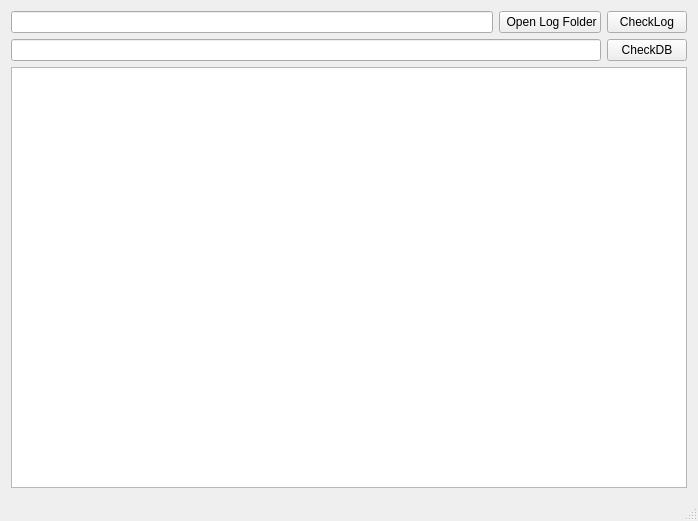
<?xml version="1.0" encoding="UTF-8"?>
<ui version="4.0">
 <class>CheckLogClass</class>
 <widget class="QMainWindow" name="CheckLogClass">
  <property name="geometry">
   <rect>
    <x>0</x>
    <y>0</y>
    <width>698</width>
    <height>521</height>
   </rect>
  </property>
  <property name="windowTitle">
   <string>CheckLog</string>
  </property>
  <widget class="QWidget" name="centralWidget">
   <layout class="QVBoxLayout" name="verticalLayout">
    <item>
     <layout class="QHBoxLayout" name="horizontalLayout">
      <item>
       <widget class="QLineEdit" name="lineEdit">
        <property name="readOnly">
         <bool>true</bool>
        </property>
       </widget>
      </item>
      <item>
       <widget class="QPushButton" name="btn_Open">
        <property name="text">
         <string> Open Log Folder</string>
        </property>
       </widget>
      </item>
      <item>
       <widget class="QPushButton" name="btn_Check">
        <property name="text">
         <string>CheckLog</string>
        </property>
       </widget>
      </item>
     </layout>
    </item>
    <item>
     <layout class="QHBoxLayout" name="horizontalLayout_2">
      <item>
       <widget class="QLineEdit" name="lineEdit_ExpID"/>
      </item>
      <item>
       <widget class="QPushButton" name="btn_CheckDB">
        <property name="text">
         <string>CheckDB</string>
        </property>
       </widget>
      </item>
     </layout>
    </item>
    <item>
     <widget class="QTableWidget" name="tableWidget"/>
    </item>
   </layout>
  </widget>
  <widget class="QStatusBar" name="statusBar"/>
 </widget>
 <layoutdefault spacing="6" margin="11"/>
 <resources>
  <include location="CheckLog.qrc"/>
 </resources>
 <connections/>
</ui>
